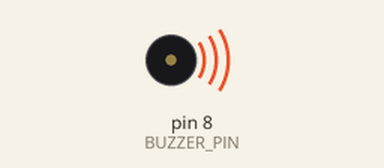
Bench run of a sketch on a simulated Arduino Uno, built with avr-gcc and run on an emulated ATmega328P. Shown: buzzer (waves = sounding).

Above: at 0.12 s.
Timing chart, 0 to 3.0 s (numbered marks = the images above):
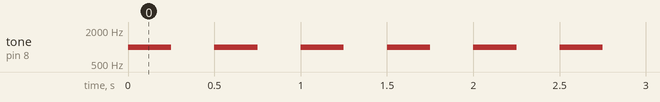

The sketch:

Beeper.ino
```cpp
const int BUZZER_PIN = 8;

void setup() {
  // set buzzer pin to output mode
  pinMode(BUZZER_PIN, OUTPUT);
}

void loop() {

  tone(BUZZER_PIN, 1000); // send 1kHz signal...
  delay(250);            // ... for 1 sec...
  noTone(BUZZER_PIN);     // stop sound...
  delay(250);            // ... for 1 sec
}
```

Measured:
- by itself, tone on pin 8 (BUZZER_PIN): alternates 1000 Hz for 0.25 s and silent for 0.25 s
